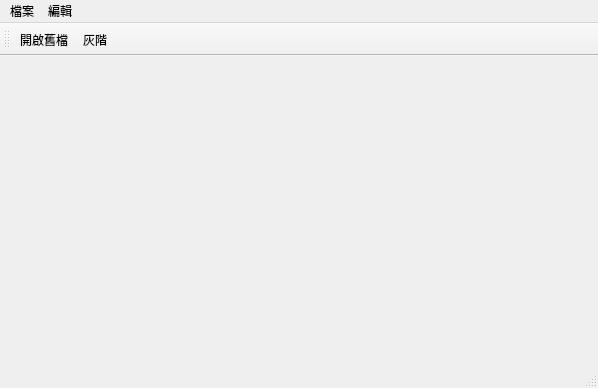
<?xml version="1.0" encoding="UTF-8"?>
<ui version="4.0">
 <class>MainWindow</class>
 <widget class="QMainWindow" name="MainWindow">
  <property name="geometry">
   <rect>
    <x>0</x>
    <y>0</y>
    <width>598</width>
    <height>388</height>
   </rect>
  </property>
  <property name="windowTitle">
   <string>MainWindow</string>
  </property>
  <widget class="QWidget" name="centralwidget"/>
  <widget class="QMenuBar" name="menubar">
   <property name="geometry">
    <rect>
     <x>0</x>
     <y>0</y>
     <width>598</width>
     <height>25</height>
    </rect>
   </property>
   <widget class="QMenu" name="menu">
    <property name="title">
     <string>檔案</string>
    </property>
    <addaction name="OpenFile"/>
    <addaction name="Close"/>
   </widget>
   <widget class="QMenu" name="menu_2">
    <property name="title">
     <string>編輯</string>
    </property>
    <addaction name="toGray"/>
   </widget>
   <addaction name="menu"/>
   <addaction name="menu_2"/>
  </widget>
  <widget class="QStatusBar" name="statusbar"/>
  <widget class="QToolBar" name="FileToolBar">
   <property name="windowTitle">
    <string>toolBar</string>
   </property>
   <attribute name="toolBarArea">
    <enum>TopToolBarArea</enum>
   </attribute>
   <attribute name="toolBarBreak">
    <bool>false</bool>
   </attribute>
   <addaction name="OpenFile"/>
   <addaction name="toGray"/>
  </widget>
  <action name="OpenFile">
   <property name="icon">
    <iconset resource="../src/ImageProcess.qrc">
     <normaloff>:/OpenFile/icon/OpenFile.PNG</normaloff>:/OpenFile/icon/OpenFile.PNG</iconset>
   </property>
   <property name="text">
    <string>開啟舊檔</string>
   </property>
  </action>
  <action name="Close">
   <property name="text">
    <string>關閉程式</string>
   </property>
  </action>
  <action name="toGray">
   <property name="icon">
    <iconset resource="../src/ImageProcess.qrc">
     <normaloff>:/Gray/icon/Gray.PNG</normaloff>:/Gray/icon/Gray.PNG</iconset>
   </property>
   <property name="text">
    <string>灰階</string>
   </property>
  </action>
 </widget>
 <resources>
  <include location="../src/ImageProcess.qrc"/>
 </resources>
 <connections>
  <connection>
   <sender>OpenFile</sender>
   <signal>activated()</signal>
   <receiver>MainWindow</receiver>
   <slot>slotOpenFile()</slot>
   <hints>
    <hint type="sourcelabel">
     <x>-1</x>
     <y>-1</y>
    </hint>
    <hint type="destinationlabel">
     <x>298</x>
     <y>193</y>
    </hint>
   </hints>
  </connection>
  <connection>
   <sender>Close</sender>
   <signal>activated()</signal>
   <receiver>MainWindow</receiver>
   <slot>slotClose()</slot>
   <hints>
    <hint type="sourcelabel">
     <x>-1</x>
     <y>-1</y>
    </hint>
    <hint type="destinationlabel">
     <x>298</x>
     <y>193</y>
    </hint>
   </hints>
  </connection>
  <connection>
   <sender>toGray</sender>
   <signal>activated()</signal>
   <receiver>MainWindow</receiver>
   <slot>slotGray()</slot>
   <hints>
    <hint type="sourcelabel">
     <x>-1</x>
     <y>-1</y>
    </hint>
    <hint type="destinationlabel">
     <x>298</x>
     <y>193</y>
    </hint>
   </hints>
  </connection>
 </connections>
 <slots>
  <slot>slotClose()</slot>
  <slot>slotOpenFile()</slot>
  <slot>slotGray()</slot>
 </slots>
</ui>
